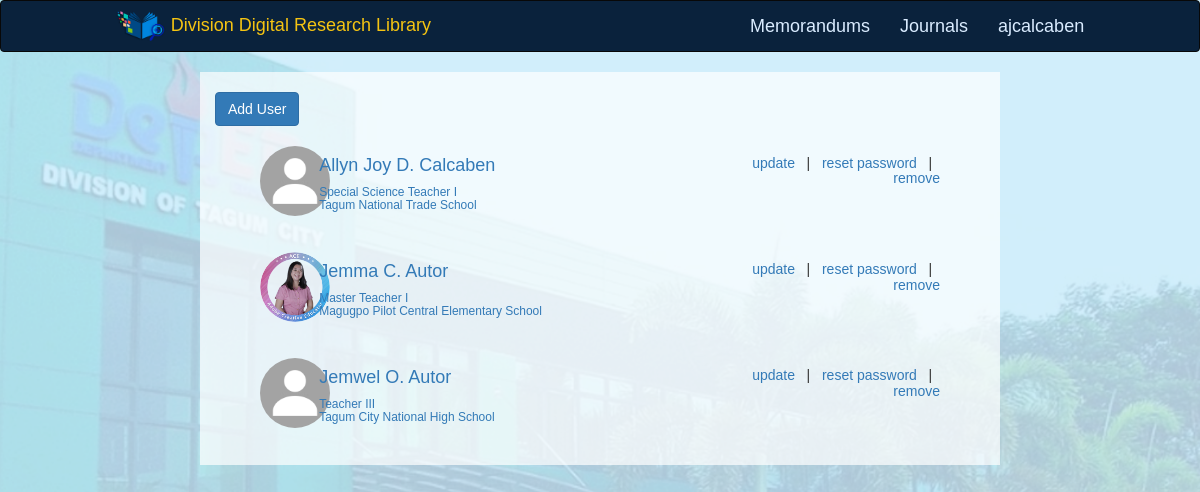
/pages/user_list.php (signed in), run on the app's committed database.
### tables this page shows
CREATE TABLE `user` (
  `user_id` int(255) NOT NULL,
  `user_username` varchar(1024) NOT NULL,
  `user_password` varchar(1024) NOT NULL,
  `user_first_name` varchar(1024) NOT NULL,
  `user_middle_name` varchar(1024) NOT NULL,
  `user_last_name` varchar(1024) NOT NULL,
  `user_email_address` varchar(1024) NOT NULL,
  `user_designation` varchar(1024) NOT NULL,
  `user_office` varchar(1024) NOT NULL,
  `user_type` tinyint(255) NOT NULL COMMENT '1:admin, 0:normal user',
  `user_pwd_state` tinyint(4) NOT NULL COMMENT '1: updated, 0: default',
  `user_profile_picture` varchar(1024) NOT NULL
);

### pages/user_list.php (the view, shortened to what this page needs)
<?php
include "../database/db_config.php";
?>
<DOCTYPE! html>
<html>
	<head>
		<link rel="stylesheet" href="https://cdnjs.cloudflare.com/ajax/libs/font-awesome/4.7.0/css/font-awesome.min.css">
		<link rel="stylesheet" type="text/css" href="../bootstrap-3.3.7-dist/css/bootstrap.css">
		<link rel="stylesheet" type="text/css" href="../bootstrap-3.3.7-dist/css/bootstrap.min.css">
		<link rel="stylesheet" type="text/css" href="../css/body_css.css">
        <link rel="stylesheet" type="text/css" href="../css/footer_css.css">
        <link rel="stylesheet" type="text/css" href="../css/nav_css.css">
	</head>
	<body class="bg-light">
		<nav class="navbar navbar-inverse" >
		  	<div class="container-fluid col-md-10 col-md-offset-1">
			    <div class="navbar-header">
			      	<a class="navbar-brand nav_title_a" href="homepage.php">
			      		<span><img src="../images/logo1.png" height="30px" width="50px"></span>
			      			<span class="title_brand_nav"> Division Digital Research Library </span>
			      	</a>
			    </div>
			    <ul class="nav navbar-nav navbar-right">
			    	<li class="title_brand"><a class="title_brand" href="memorandum.php">Memorandums</a></li>
			    	<li class="title_brand"><a class="title_brand" href="journals.php">Journals</a></li>
                    <li class="dropdown title_brand">
                        <a href="#" class="dropbtn title_brand"><?= $_SESSION['user'] ?></a>
                    </li>
			    </ul>
		  	</div>
		</nav>
		<div class="container-fluid text-center">
		  	<div class="row content">
			    <div class="col-sm-2 sidenav">
			    </div>
			    <div class="col-sm-8 center-div body_middle" >
			      	<div class="center_content" >
				    	<br>
						<div class="text-justify">
							<button type="button" class="btn btn-primary " data-toggle="modal" data-target="#AddUserModal" data-whatever="AddUser">
								Add User
							</button>
						</div>
						<br>
						<?php
						$query = "SELECT * FROM user ORDER BY user_first_name";
						if ($result = $db->query($query)) {
							$profileDir = "../images/profile_pictures/";
							$defaultImg = "default_profile_picture.jpg";
							while ($row = $result->fetch_assoc()) {
								$userFullname = $row['user_first_name']." ".$row['user_middle_name'][0].". ".$row['user_last_name'];
								$userImage = empty($row['user_profile_picture']) ? $defaultImg : $row['user_profile_picture'];
								echo "<div class=\"col-sm-12 text-justify\" >
									<a href=\"user_profile_view.php?userid=".$row['user_id']."\">
										<div class=\"col-sm-12\">
											<div class=\"col-sm-1\" >
												<img class=\"  img-circle \" src=\"".$profileDir.$userImage."\" onerror=\"this.src='".$profileDir.$defaultImg."'\" alt=\"profile\" width=\"70px\" height=\"70px\">
											</div>
											<div class=\"col-sm-7 \" style=\" \">
												<p class=\"h4\" style=\"\">".$userFullname."</p>
												<p class=\"h6\">".$row['user_designation']."<br>". $row['user_office']." <br> </p>
											</div>
											<div class=\"col-sm-4 text-right h5\" style=\"\">
												<a href=\"#UpdateUserModal\" data-toggle=\"modal\" data-target=\"#UpdateUserModal".$row['user_id']."\" data-whatever=\"UpdateUser\">update</a>
												&nbsp;&nbsp;|&nbsp;&nbsp;
												<a href=\"#ResetUserModal\" data-toggle=\"modal\" data-target=\"#ResetUserModal".$row['user_id']."\" data-whatever=\"ResetUser\">reset password</a>
												&nbsp;&nbsp;|&nbsp;&nbsp;
												<a href=\"#RemoveUserModal\" data-toggle=\"modal\" data-target=\"#RemoveUserModal".$row['user_id']."\" data-whatever=\"RemoveUser\">remove</a>
											</div>
										</div>
									</a>
									<p> &nbsp;</p>
								</div>";
							}
						} else {
							echo "<p> No users yet.</p>";
						}
						?>
					</div>
			    </div>
			    <div class="col-sm-2 sidenav">
			    </div>
		  </div>
		</div>
	</body>
</html>

### css/body_css.css (style rules this page uses)
body { margin: 0; font-family: Arial, Helvetica, sans-serif; background-color: #f0f0ff; background-image: url('../images/bg2.png'); background-position: center; background-repeat: no-repeat; background-size: cover; }
.navbar-header, nav, .navbar { color: black; }
.navbar { background-color: #0a223c; }
.nav_title_a { margin-top: -5px; }
.title_brand_nav, .nav { font: Helvetica; color: #f5c412; }
.title_brand { font: Helvetica; color: #f5c412; font-size: 18px; }
li.title_brand a.title_brand { font: Helvetica; color: #daecff; font-size: 18px; }
.body_middle { background: rgba(255, 255, 255, 0.7) }

### css/nav_css.css (style rules this page uses)
body { margin: 0; font-family: Arial, Helvetica, sans-serif; }

### data on the page
user: userFullname "Allyn Joy D. Calcaben", user_designation "Special Science Teacher I", user_office "Tagum National Trade School"
user: user_profile_picture (picture), userFullname "Jemma C. Autor", user_designation "Master Teacher I", user_office "Magugpo Pilot Central Elementary School"
user: userFullname "Jemwel O. Autor", user_designation "Teacher III", user_office "Tagum City National High School"

### other printed values
$_SESSION['user'] "ajcalcaben"
